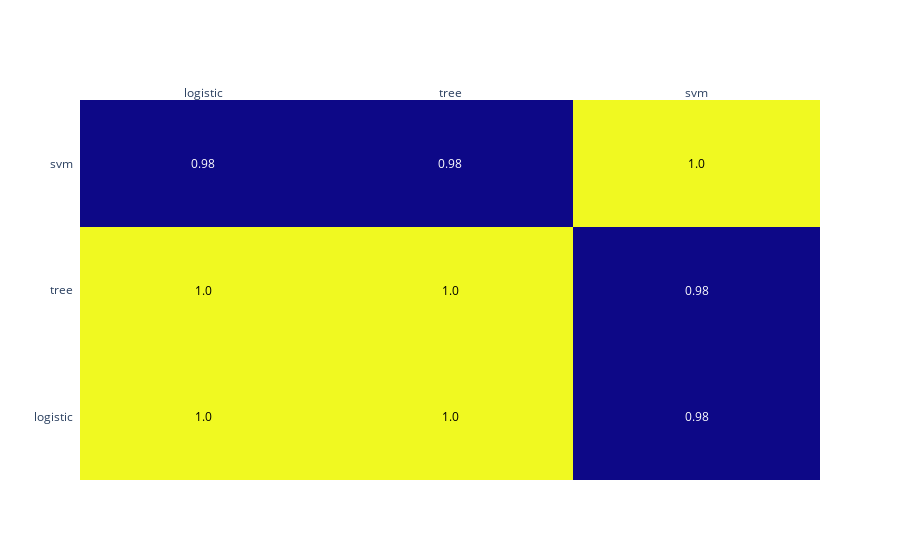

Write notebook code for a chart like this one.
### Code cell
corr_matrix = predictions.corr().round(2)
import plotly.figure_factory as ff

fig = ff.create_annotated_heatmap(corr_matrix.values,
                                  x = corr_matrix.columns.tolist(),
                                  y = corr_matrix.index.tolist())


fig.show()

### Figure 1 — Plotly figure (JSON) as saved in the notebook; plotly's stock layout.template omitted (floating-point values rounded to 4 significant figures)
{"data": [{"colorscale": [[0, "#0d0887"], [0.1111, "#46039f"], [0.2222, "#7201a8"], [0.3333, "#9c179e"], [0.4444, "#bd3786"], [0.5556, "#d8576b"], [0.6667, "#ed7953"], [0.7778, "#fb9f3a"], [0.8889, "#fdca26"], [1, "#f0f921"]], "reversescale": false, "showscale": false, "type": "heatmap", "x": ["logistic", "tree", "svm"], "y": ["logistic", "tree", "svm"], "z": [[1, 1, 0.98], [1, 1, 0.98], [0.98, 0.98, 1]]}], "layout": {"annotations": [{"font": {"color": "#000000"}, "showarrow": false, "text": "1.0", "x": "logistic", "xref": "x", "y": "logistic", "yref": "y"}, {"font": {"color": "#000000"}, "showarrow": false, "text": "1.0", "x": "tree", "xref": "x", "y": "logistic", "yref": "y"}, {"font": {"color": "#FFFFFF"}, "showarrow": false, "text": "0.98", "x": "svm", "xref": "x", "y": "logistic", "yref": "y"}, {"font": {"color": "#000000"}, "showarrow": false, "text": "1.0", "x": "logistic", "xref": "x", "y": "tree", "yref": "y"}, {"font": {"color": "#000000"}, "showarrow": false, "text": "1.0", "x": "tree", "xref": "x", "y": "tree", "yref": "y"}, {"font": {"color": "#FFFFFF"}, "showarrow": false, "text": "0.98", "x": "svm", "xref": "x", "y": "tree", "yref": "y"}, {"font": {"color": "#FFFFFF"}, "showarrow": false, "text": "0.98", "x": "logistic", "xref": "x", "y": "svm", "yref": "y"}, {"font": {"color": "#FFFFFF"}, "showarrow": false, "text": "0.98", "x": "tree", "xref": "x", "y": "svm", "yref": "y"}, {"font": {"color": "#000000"}, "showarrow": false, "text": "1.0", "x": "svm", "xref": "x", "y": "svm", "yref": "y"}], "xaxis": {"dtick": 1, "gridcolor": "rgb(0, 0, 0)", "side": "top", "ticks": ""}, "yaxis": {"dtick": 1, "ticks": "", "ticksuffix": "  "}}}
